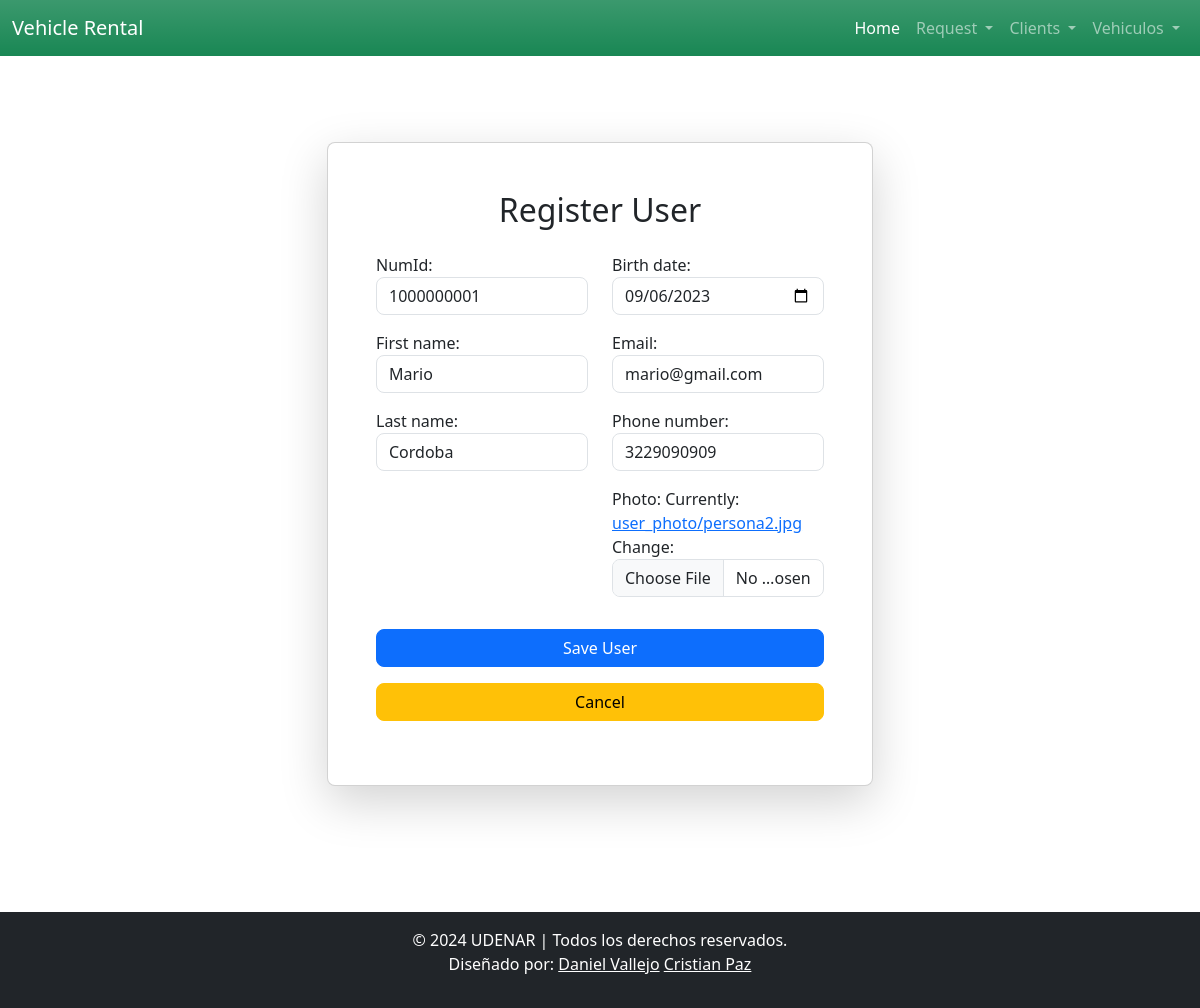
/user/6/update, run on the app's committed database.
### alquiler/models.py (models this page shows, shortened)
class User(models.Model):
    numId = models.CharField(max_length=11)
    first_name = models.CharField(max_length=80)
    last_name = models.CharField(max_length=80)
    birth_date = models.DateField()
    email = models.EmailField()
    phone_number = models.CharField(max_length=10)
    photo = models.ImageField(upload_to='user_photo/')

### alquiler/views.py (the view)
# urls.py: path('user/<int:pk>/update',views.UserUpdate.as_view(),name='user_update'),
class UserUpdate(UpdateView):
    model = User
    form_class = UserForm
    success_url = '/user/list'

### alquiler/forms.py
class UserForm(forms.ModelForm):
    class Meta:
        model = User
        fields = ['numId','first_name','last_name','birth_date','email','phone_number','photo']
        widgets ={
            'numId': forms.TextInput(attrs={'class': 'form-control rounded-3'}),
            'first_name': forms.TextInput(attrs={'class': 'form-control rounded-3'}),
            'last_name': forms.TextInput(attrs={'class': 'form-control rounded-3',}),
            'birth_date': forms.DateInput(attrs={'class': 'form-control rounded-3','type':'date'}),
            'email': forms.EmailInput(attrs={'class': 'form-control rounded-3', 'type':'email'}),
            'phone_number': forms.TextInput(attrs={'class': 'form-control rounded-3','minlength':10 }),
            'photo': forms.ClearableFileInput(attrs={'class': 'form-control rounded-3'}),
        }

### alquiler/templates/alquiler/user_form.html
{% extends "base.html" %}
{% block content %}
    <div class="container d-flex justify-content-center align-items-center min-vh-100 my-2">
        <div class="card p-5 w-50 shadow-lg rounded-3">
            <h2 class="text-center mb-4">Register User</h2>
            <form method="post" enctype="multipart/form-data">{% csrf_token %}
                <div class="row">
                    <div class="col-md-6">
                        <div class="mb-3">
                            {{ form.numId.label_tag }}
                            {{ form.numId }}
                        </div>
                        <div class="mb-3">
                            {{ form.first_name.label_tag }}
                            {{ form.first_name }}
                        </div>
                        <div class="mb-3">
                            {{ form.last_name.label_tag }}
                            {{ form.last_name }}
                        </div>
                    </div>
                    <div class="col-md-6">
                        <div class="mb-3">
                            {{ form.birth_date.label_tag }}
                            {{ form.birth_date }}
                        </div>
                        <div class="mb-3">
                            {{ form.email.label_tag }}
                            {{ form.email }}
                        </div>
                        <div class="mb-3">
                            {{ form.phone_number.label_tag }}
                            {{ form.phone_number }}
                        </div>
                        <div class="mb-3">
                            {{ form.photo.label_tag }}
                            {{ form.photo }}
                        </div>
                    </div>
                </div>
                <button type="submit" class="btn btn-primary w-100 rounded-3 mt-3">Save User</button>
                <a class="btn btn-warning w-100 rounded-3 mt-3" href="{% url 'user_list' %}">Cancel</a>
            </form>
        </div>
    </div>
{% endblock content %}

### templates/base.html (style rules this page uses)
html, body { height: 100%; margin: 0; }

### data on the page
User: numId "1000000001", first_name "Mario", last_name "Cordoba", birth_date "09/06/2023", email "mario@gmail.com", phone_number "3229090909"
